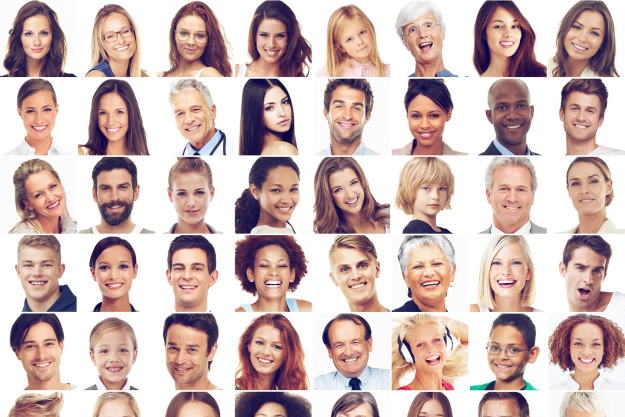
#> input picture Resources/faces.png, 1250 x 834 px, given in place of the camera (shown at 1/2 size)
$ python project1.py
#> lines starting #> are read from the running program, lines starting #| are printed output that depends on the picture; after the words box and inside, x2 and y2 are one past the last pixel; in counts of white or black regions, pixels touching at a corner belong together
#> further down, img is the input picture: shape (834, 1250, 3); mean B, G, R 180.3, 182.8, 204.9
import cv2
import numpy as np

frameWidth = 640
frameHeight = 480
cap = cv2.VideoCapture(0)
cap.set(3, frameWidth)
cap.set(4, frameHeight)
cap.set(10, 0)

myColors = [[99, 47, 29, 128, 155, 82],  # blue
            [5, 98, 116, 23, 226, 222],  # yellow
            [168, 162, 112, 177, 237, 226], ]  # pink
# myColors = [[73, 255, 64, 91, 255, 242],  # green
#             [0, 83, 190, 20, 207, 255],  # red
#             [27, 0, 248, 44, 76, 255], ]  # yellow

myColorValues = [[250, 0, 0],  # BGR
                 [0, 200, 200],
                 [225, 5, 245], ]
# [3, 132, 252]]

myPoints = []  # [x , y , colorId ]

mouse_dn = False


def findColor(img, myColors, myColorValues):
    imgHSV = cv2.cvtColor(img, cv2.COLOR_BGR2HSV)
#> imgHSV: shape (834, 1250, 3); mean H, S, V 45.2, 52.1, 207.5
    count = 0
    newPoints = []
    for color in myColors:
        lower = np.array(color[0:3])
        upper = np.array(color[3:6])
        mask = cv2.inRange(imgHSV, lower, upper)
        x, y = getContours(mask)
        cv2.circle(imgResult, (x, y), 15, myColorValues[count], cv2.FILLED)
        if x != 0 and y != 0:
            newPoints.append([x, y, count])
        count += 1
#> this loop made 3 passes
#> (x, y) on passes 1 to 3: (545, 314), (726, 15), (0, 0)
#> pass 1, in findColor, `mask = cv2.inRange(imgHSV, lower, upper)`:
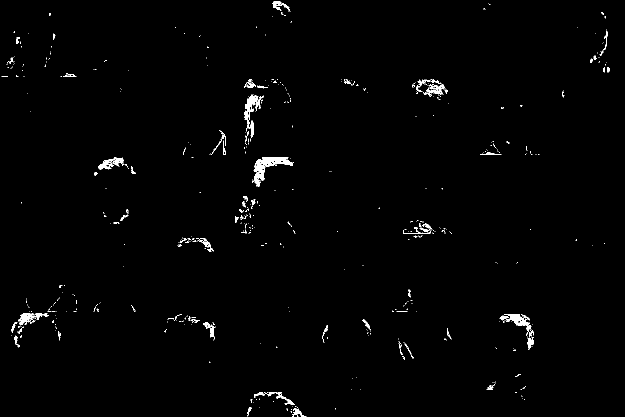
#> mask: shape (834, 1250) (shown at 1/2 size); 1% white; 559 white regions (480 under 20 px), largest, box (x1, y1, x2, y2) and area: (504, 314, 587, 373) 1510, (999, 628, 1059, 668) 725, (196, 314, 248, 339) 518
#> pass 2, in findColor, `mask = cv2.inRange(imgHSV, lower, upper)`:
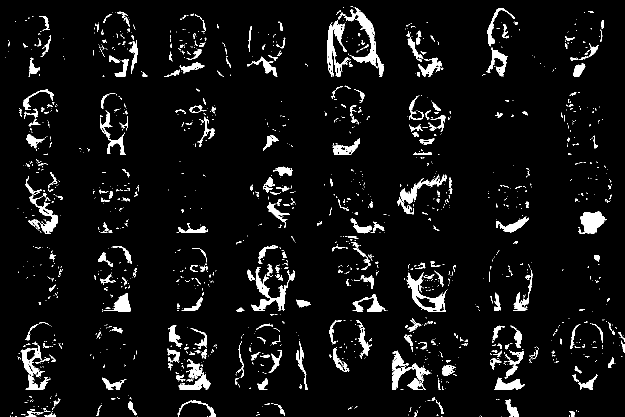
#> mask: shape (834, 1250) (shown at 1/2 size); 5.8% white; 1537 white regions (1222 under 20 px), largest, box (x1, y1, x2, y2) and area: (688, 15, 768, 153) 2234, (784, 701, 861, 780) 2015, (503, 534, 589, 622) 1846
#> pass 3, in findColor, `mask = cv2.inRange(imgHSV, lower, upper)`:
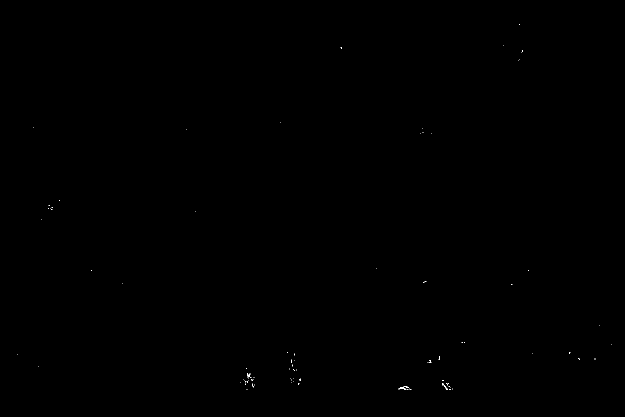
#> mask: shape (834, 1250) (shown at 1/2 size); 0.03% white in thin lines or dots, all inside (x1, y1, x2, y2) = (34, 48, 1223, 780)
#> after the loop:
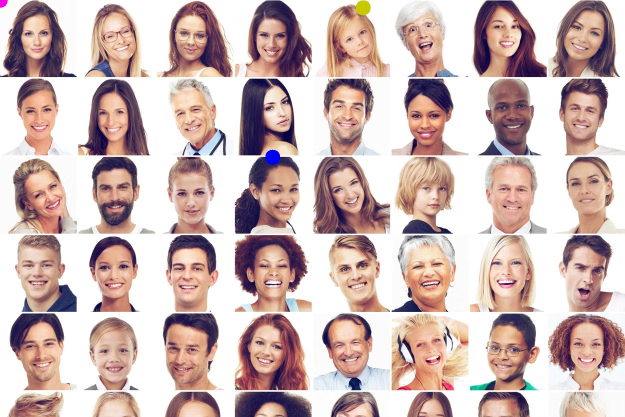
#> imgResult: shape (834, 1250, 3) (shown at 1/2 size); 0.15% of pixels changed, all inside (x1, y1, x2, y2) = (0, 0, 742, 330)
#> after the loop, count = 3; newPoints = [[545, 314, 0], [726, 15, 1]]
        # cv2.imshow(str(color[0]),mask)
    return newPoints


def getContours(img):
    contours, hierarchy = cv2.findContours(img, cv2.RETR_EXTERNAL, cv2.CHAIN_APPROX_NONE)
    x, y, w, h = 0, 0, 0, 0
    for cnt in contours:
        area = cv2.contourArea(cnt)
        if area > 500:
            # cv2.drawContours(imgResult, cnt, -1, (255, 0, 0), 3)
            peri = cv2.arcLength(cnt, True)
            approx = cv2.approxPolyDP(cnt, 0.02 * peri, True)
            x, y, w, h = cv2.boundingRect(approx)
    return x + w // 2, y


def drawOnCanvas(myPoints, myColorValues):
    for point in myPoints:
        cv2.circle(imgResult, (point[0], point[1]), 10, myColorValues[point[2]], cv2.FILLED)


def mouse_callback(event, x, y, flags, param):
    global mouse_dn, myPoints
    if event == cv2.EVENT_LBUTTONDOWN:
        mouse_dn = True
        print("Mouse Down")
    elif event == cv2.EVENT_LBUTTONUP:
        mouse_dn = False
        print("Mouse Up")
    elif event == cv2.EVENT_RBUTTONDOWN:
        print("Clear")
        myPoints.clear()


cv2.namedWindow("Result")
cv2.setMouseCallback("Result", mouse_callback)

while True:

    success, img = cap.read()
    imgResult = img.copy()
    newPoints = findColor(img, myColors, myColorValues)
#> newPoints = [[545, 314, 0], [726, 15, 1]]

    if mouse_dn:
        if len(newPoints) != 0:
            for newP in newPoints:
                myPoints.append(newP)

    if len(myPoints) != 0:
        drawOnCanvas(myPoints, myColorValues)

    cv2.imshow("Result", imgResult)

    if cv2.waitKey(1) == 27:
#> (key Esc is pressed here)
        break
